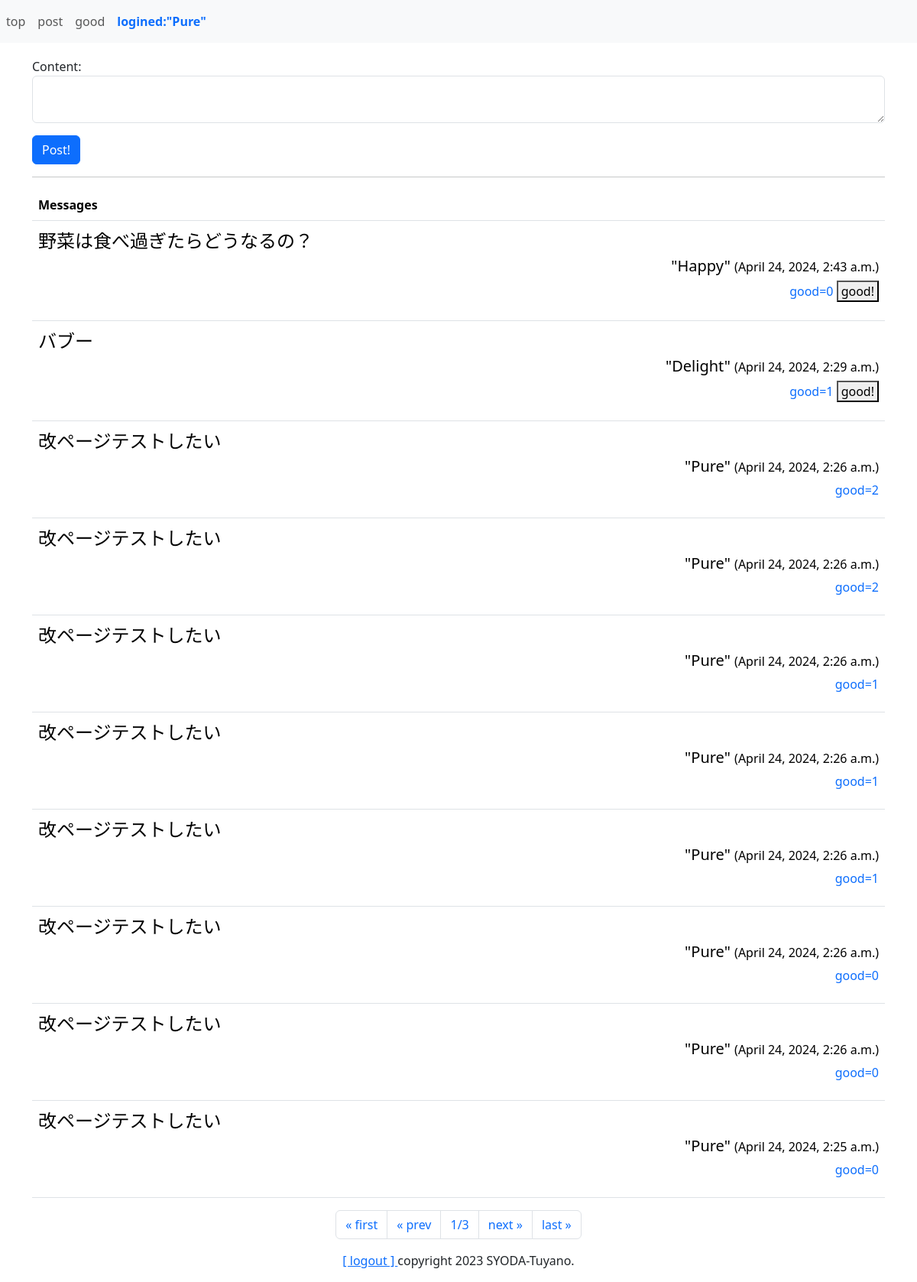
The page /sns/ (signed in) on the database its author committed.
### sns/models.py (models this page shows, shortened)
class Message(models.Model):
    owner = models.ForeignKey(User, on_delete=models.CASCADE, \
        related_name='message_owner' )
    content = models.TextField(max_length=1000)
    good_count = models.IntegerField(default=0)
    pub_date = models.DateTimeField(auto_now_add=True)
    class Meta:
        ordering = ('-pub_date',)

### sns/views.py (the view)
# urls.py: path('',views.index,name='index')
@login_required(login_url='/admin/login/')
def index(request,page=1):
    max = 10 #ページ当たりの表示数
    form = PostForm(request.user)
    msgs = Message.objects.all()
    paginate = Paginator(msgs,max)
    page_items = paginate.get_page(page)
    params = {
        'login_user':request.user,
        'form':form,
        'contents':page_items,
    }
    return render(request,'sns/index.html',params)

### sns/forms.py
class PostForm(forms.Form):
    content = forms.CharField(max_length=500, \
        widget=forms.Textarea(attrs={'class':'form-control','rows':2}))
    def __init__(self, user, *args, **kwargs):
        super(PostForm, self).__init__(*args,**kwargs)

### sns/templates/sns/index.html (shortened to what this page needs)
{% extends 'sns/layout.html' %}
{% block header %}
<h1 class="display-4 text-primary">SNS</h1>
{% endblock %}
{% block content %}
<form action="{% url 'post' %}" method="post">
    {{form.as_p}}
    <button class="btn btn-primary">Post!</button>
</form>
<hr>
<table class="table mt-3">
    <tr><th>Messages</th></tr>
{% for item in contents %}
    <tr><td>
        <p class="fs-4 my-0">
            {{item.content}}
        </p>
        <p class="my-0 text-end">
            <span class="fs-5">
                "{{item.owner}}"
            </span>
            <span class="fs-6">
                ({{item.pub_date}})
            </span>
        </p>
        <p class="mt-1 fs-6 text-end">
            <span class="h6 text-primary">
                good={{item.good_count}}
            </span>
            <span class="float-right">
                {% if item.owner != login_user %}
                <a href="{% url 'good' item.id %}">
                    <button class="py-0 px-1 btn-outline-primary">
                        good!
                    </button>
                </a>
                {% endif %}
            </span>
        </p>
    </td></tr>
    {% endfor %}
</table>
<ul class="pagination justify-content-center">
    {% if contents.has_previous %}
    <li class="page-item">
        <a class="page-link" href="/sns/">
            &laquo; first
        </a>
    </li>
    <li class="page-item">
        <a class="page-link"
        href="/sns/{{contents.previous_page_number}}">
            &laquo; prev
        </a>
    </li>
    {% else %}
    <li class="page-item">
        <a class="page-link">&laquo; first</a>
    </li>
    <li class="page-item">
        <a class="page-link">&laquo; prev</a>
    </li>
    {% endif %}
    <li class="page-item">
        <a class="page-link">
            {{contents.number}}/{{contents.paginator.num_pages}}
        </a>
    </li>
    {% if contents.has_next %}
    <li class="page-item">
        <a class="page-link"
        href="/sns/{{contents.next_page_number }}">
            next &raquo;
        </a>
    </li>
    <li class="page-item">
        <a class="page-link"
        href="/sns/{{contents.paginator.num_pages}}">
            last &raquo;
        </a>
    </li>
    {% endif %}
</ul>
{% endblock %}

### sns/templates/sns/layout.html (shortened to what this page needs)
{% load static %}
<!doctype html>
<html lang="ja">
<head>
    <link href="https://cdn.jsdelivr.net/npm/bootstrap/dist/css/bootstrap.css"
    rel="stylesheet">
</head>
<body>
    <nav class="navbar fixed-top navbar-expand navbar-light bg-light">
    <ul style="width:100%" class="navbar-nav mr-auto">
        <li class="nav-item">
            <a class="nav-link" href="{% url 'index' %}">top</a>
        </li>
        <li class="nav-item">
            <a class="nav-link" href="{% url 'post' %}">post</a>
        </li>
        <li class="nav-item">
            <a class="nav-link" href="{% url 'goods' %}">good</a>
        </li>
        <li class="nav-item nav-link fw-bold text-primary">
            logined:"{{login_user}}"</li>
    </ul>
    </nav>
    <div class="container">
        <div>
            {% block header %}
            {% endblock %}
        </div>
        <div class="content">
            {% block content %}
            {% endblock %}
        </div>
        <div class="my-3 text-center">
            <span class="font-weight-bold">
                <a href="/admin/logout">
                    [ logout ]
                </a>
            </span>
            <span class="float-right">copyright 2023
                SYODA-Tuyano.
            </span>
        </div>
    </div>
</body>
</html>

### rows shown on the page
Message: content "野菜は食べ過ぎたらどうなるの？", owner "Happy", pub_date "April 24, 2024, 2:43 a.m.", good_count "0", shows "good!"
Message: content "バブー", owner "Delight", pub_date "April 24, 2024, 2:29 a.m.", good_count "1", shows "good!"
Message: content "改ページテストしたい", owner "Pure", pub_date "April 24, 2024, 2:26 a.m.", good_count "2"
Message: content "改ページテストしたい", owner "Pure", pub_date "April 24, 2024, 2:26 a.m.", good_count "2"
Message: content "改ページテストしたい", owner "Pure", pub_date "April 24, 2024, 2:26 a.m.", good_count "1"
Message: content "改ページテストしたい", owner "Pure", pub_date "April 24, 2024, 2:26 a.m.", good_count "1"
Message: content "改ページテストしたい", owner "Pure", pub_date "April 24, 2024, 2:26 a.m.", good_count "1"
Message: content "改ページテストしたい", owner "Pure", pub_date "April 24, 2024, 2:26 a.m.", good_count "0"
Message: content "改ページテストしたい", owner "Pure", pub_date "April 24, 2024, 2:26 a.m.", good_count "0"
Message: content "改ページテストしたい", owner "Pure", pub_date "April 24, 2024, 2:25 a.m.", good_count "0"

### other values the page prints
{{ login_user }} "Pure"
{{ contents.number }} "1"
{{ contents.paginator.num_pages }} "3"
